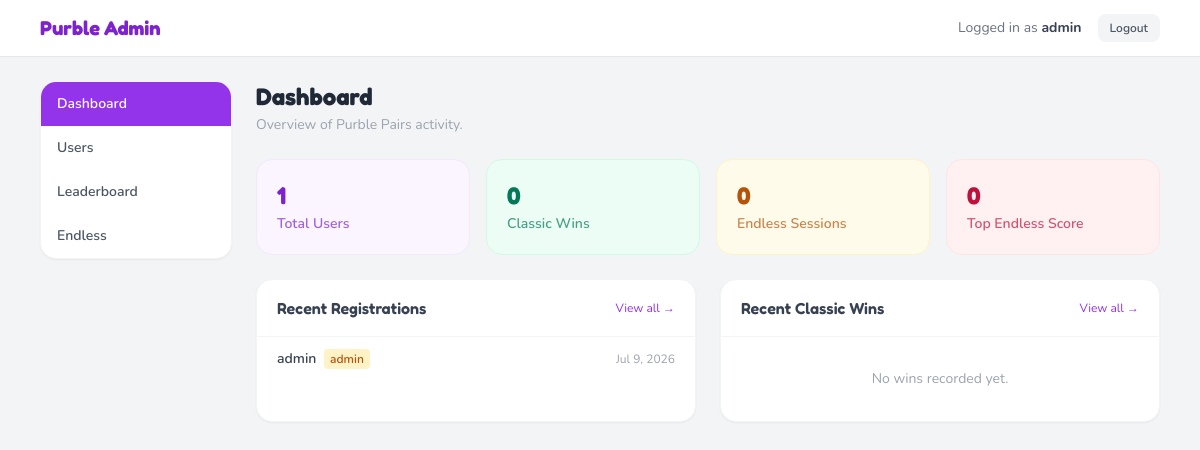
/admin/index.php (signed in), run on the app's committed database.
### tables this page shows
CREATE TABLE IF NOT EXISTS users (
    id         INT AUTO_INCREMENT PRIMARY KEY,
    username   VARCHAR(50)  NOT NULL UNIQUE,
    password   VARCHAR(255) NOT NULL,
    is_admin   TINYINT(1)   NOT NULL DEFAULT 0,
    created_at TIMESTAMP    DEFAULT CURRENT_TIMESTAMP
);

### admin/index.php (the view, shortened to what this page needs)
<?php
require '../includes/db.php';
require 'layout.php';
$recentUsers = $conn->query(
    'SELECT username, is_admin, created_at FROM users ORDER BY created_at DESC LIMIT 5'
)->fetch_all(MYSQLI_ASSOC);
$recentWins = $conn->query(
    'SELECT u.username, l.difficulty, l.moves, l.time, l.created_at
     FROM leaderboard l JOIN users u ON u.id = l.user_id
     ORDER BY l.created_at DESC LIMIT 5'
)->fetch_all(MYSQLI_ASSOC);
?>
<div class="space-y-6">
    <div>
        <h1 class="font-display text-2xl font-bold text-gray-800">Dashboard</h1>
        <p class="text-gray-400 text-sm mt-0.5">Overview of Purble Pairs activity.</p>
    </div>
    <div class="grid grid-cols-2 lg:grid-cols-4 gap-4">
    </div>
    <div class="grid md:grid-cols-2 gap-6">
        <div class="bg-white rounded-2xl shadow-sm border border-gray-100 overflow-hidden">
            <div class="px-5 py-4 border-b border-gray-100 flex items-center justify-between">
                <h2 class="font-display font-semibold text-gray-700">Recent Registrations</h2>
                <a href="users.php" class="text-xs text-purple-600 hover:underline">View all →</a>
            </div>
            <?php if (empty($recentUsers)): ?>
            <p class="px-5 py-8 text-center text-gray-400 text-sm">No users yet.</p>
            <?php else: ?>
            <table class="w-full text-sm">
                <tbody class="divide-y divide-gray-50">
                    <?php foreach ($recentUsers as $u): ?>
                    <tr class="hover:bg-gray-50 transition-colors">
                        <td class="px-5 py-3 font-semibold text-gray-700">
                            <?php echo htmlspecialchars($u['username']); ?>
                            <?php if ($u['is_admin']): ?>
                            <span class="ml-1 px-1.5 py-0.5 rounded bg-amber-100 text-amber-700 text-xs">admin</span>
                            <?php endif; ?>
                        </td>
                        <td class="px-5 py-3 text-right text-gray-400 text-xs">
                            <?php echo date('M j, Y', strtotime($u['created_at'])); ?>
                        </td>
                    </tr>
                    <?php endforeach; ?>
                </tbody>
            </table>
            <?php endif; ?>
        </div>
        <div class="bg-white rounded-2xl shadow-sm border border-gray-100 overflow-hidden">
            <div class="px-5 py-4 border-b border-gray-100 flex items-center justify-between">
                <h2 class="font-display font-semibold text-gray-700">Recent Classic Wins</h2>
                <a href="leaderboard.php" class="text-xs text-purple-600 hover:underline">View all →</a>
            </div>
            <?php if (empty($recentWins)): ?>
            <p class="px-5 py-8 text-center text-gray-400 text-sm">No wins recorded yet.</p>
            <?php endif; ?>
        </div>
    </div>
</div>

### data on the page
users: username "admin", is_admin "admin", created_at "Jul 9, 2026"

### other printed values
$admin "admin"
$item['label'] "Dashboard"
$item['label'] "Users"
$item['label'] "Leaderboard"
$item['label'] "Endless"
$value "1 0 0 0"
$label "Total Users Classic Wins Endless Sessions Top Endless Score"
